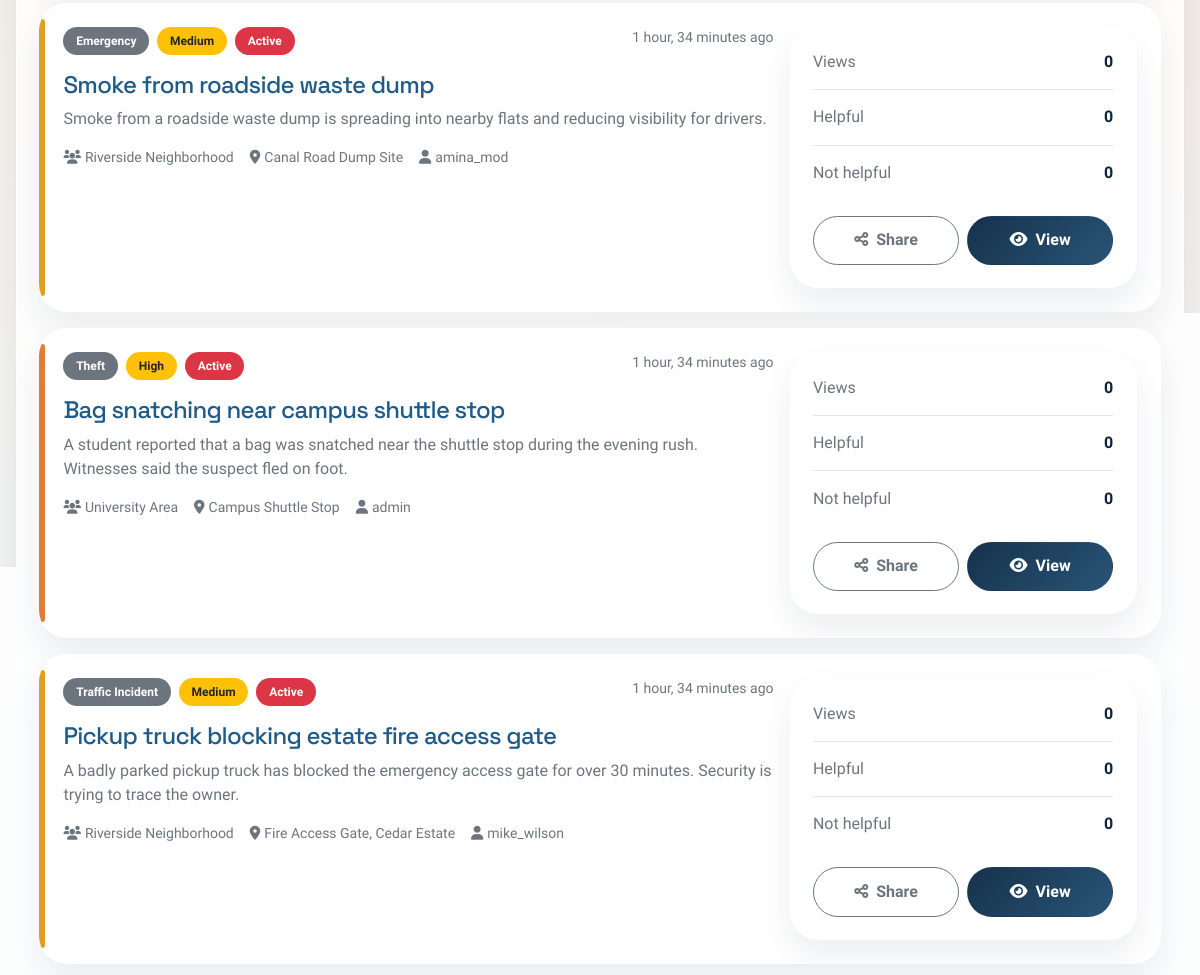
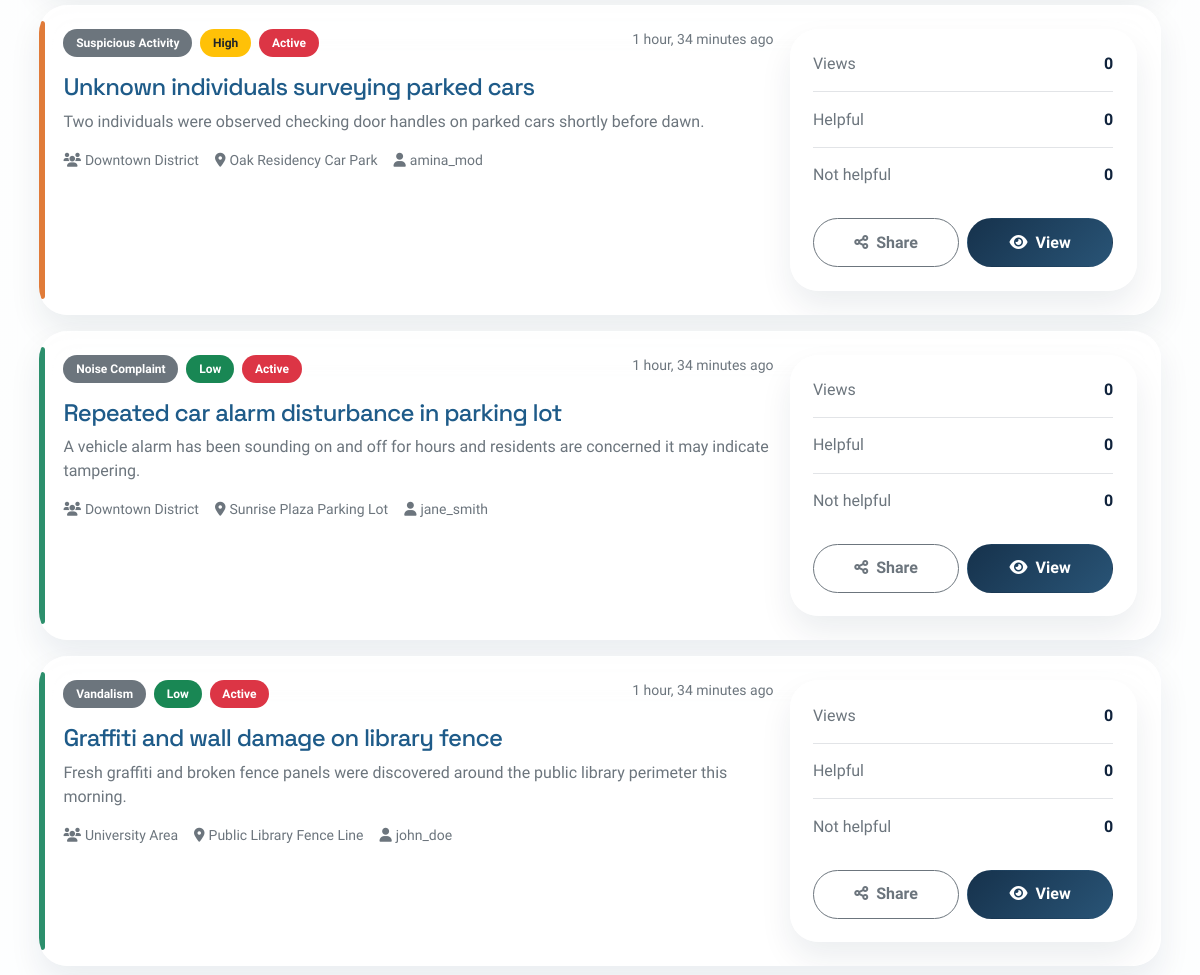
The app's page /alerts/ (middle part), older data (2 pictures, top to bottom).
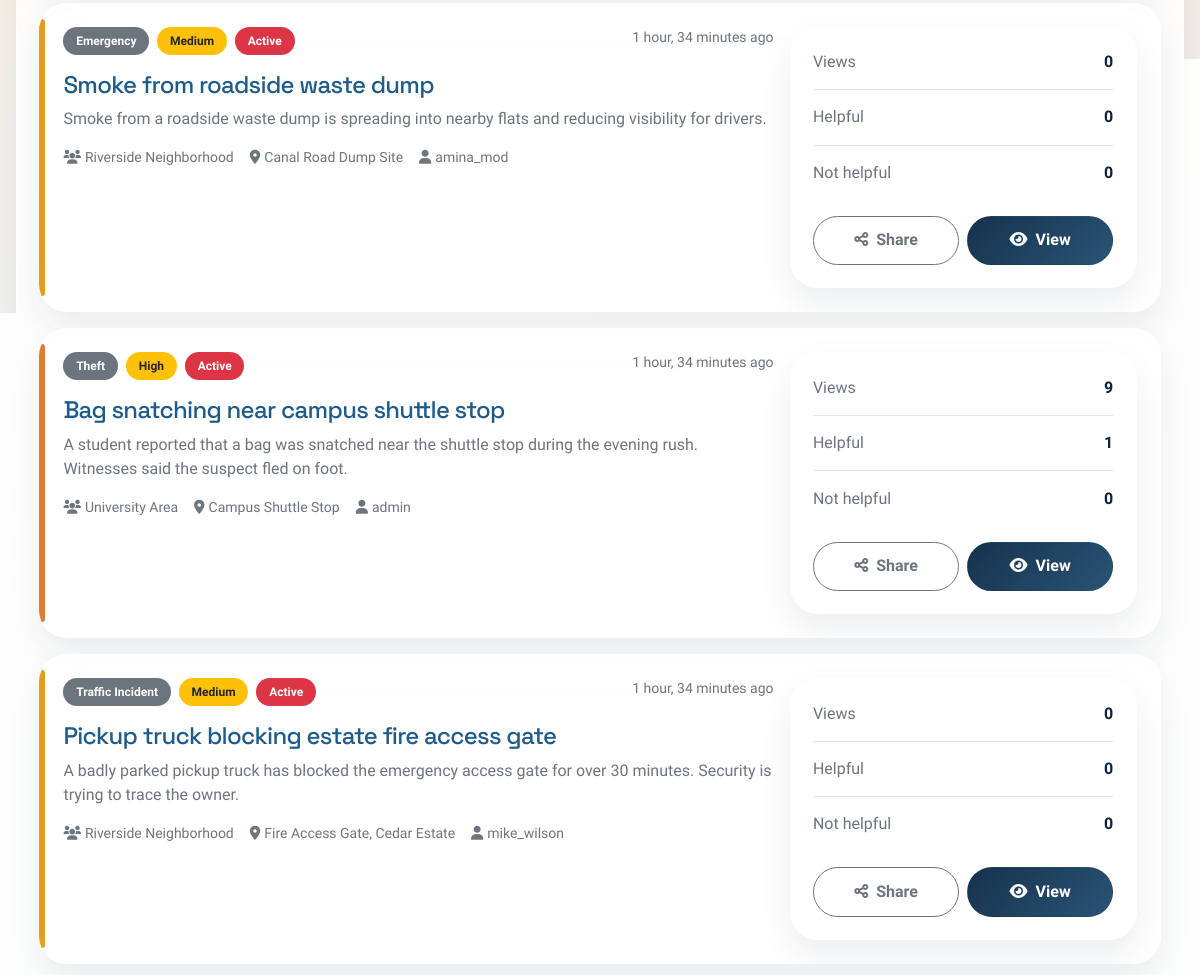
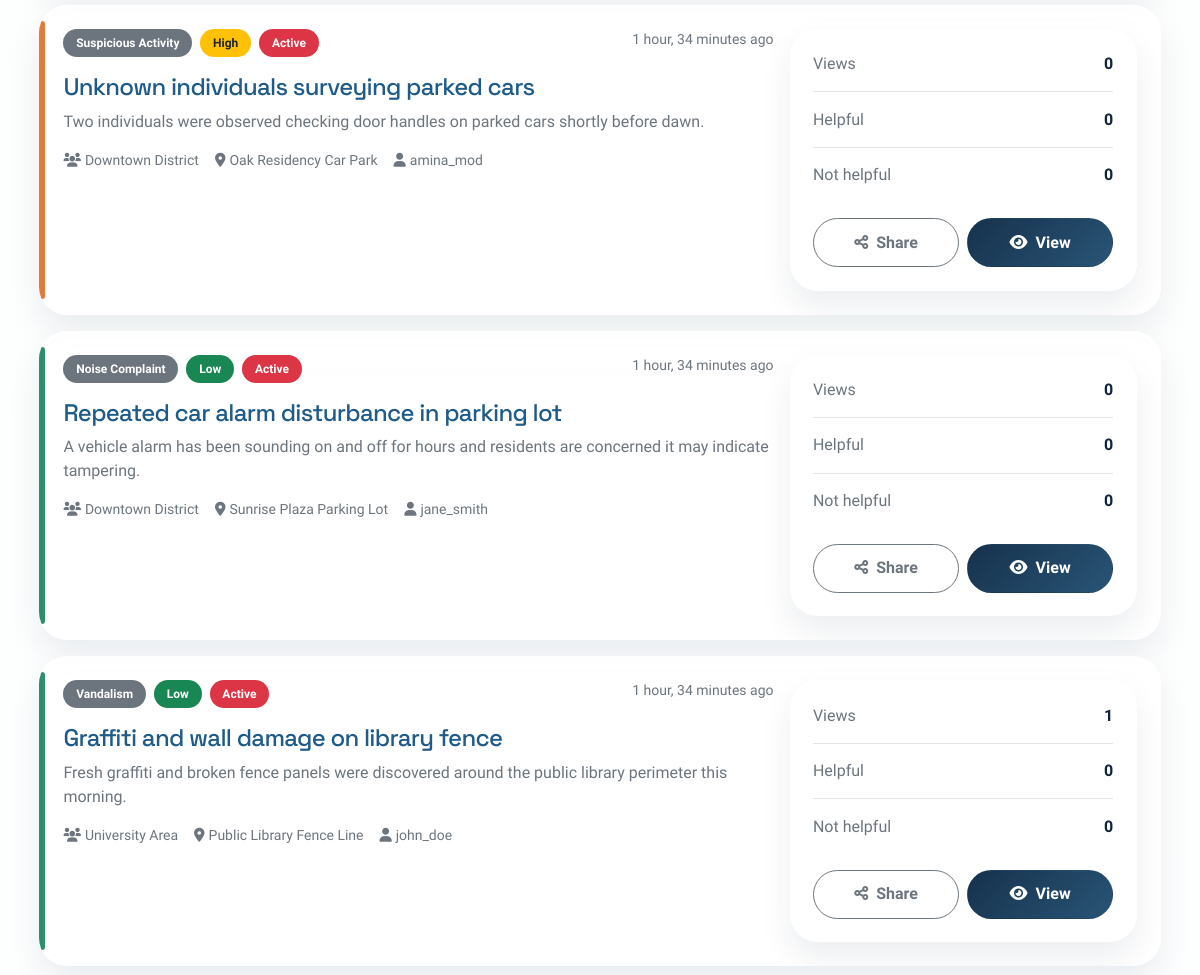
The same page, newer data (2 pictures, top to bottom).
### community/models.py (models this page shows, shortened)
class Alert(models.Model):
    SEVERITY_CHOICES = [
        ('low', 'Low'),
        ('medium', 'Medium'),
        ('high', 'High'),
        ('critical', 'Critical'),
    ]
    STATUS_CHOICES = [
        ('active', 'Active'),
        ('resolved', 'Resolved'),
        ('false_alarm', 'False Alarm'),
        ('under_review', 'Under Review'),
    ]
    id = models.UUIDField(primary_key=True, default=uuid.uuid4, editable=False)
    title = models.CharField(max_length=200)
    description = models.TextField()
    category = models.ForeignKey(AlertCategory, on_delete=models.CASCADE, related_name='alerts')
    severity = models.CharField(max_length=10, choices=SEVERITY_CHOICES, default='medium')
    status = models.CharField(max_length=15, choices=STATUS_CHOICES, default='active')
    community = models.ForeignKey(Community, on_delete=models.CASCADE, related_name='alerts')
    address = models.CharField(max_length=300, blank=True, help_text="Optional specific address or location description")
    created_by = models.ForeignKey(CustomUser, on_delete=models.CASCADE, related_name='created_alerts')
    updated_by = models.ForeignKey(CustomUser, on_delete=models.CASCADE, related_name='updated_alerts', null=True, blank=True)
    incident_datetime = models.DateTimeField(help_text="When the incident occurred")
    created_at = models.DateTimeField(auto_now_add=True)
    updated_at = models.DateTimeField(auto_now=True)
    resolved_at = models.DateTimeField(null=True, blank=True)
    view_count = models.PositiveIntegerField(default=0)
    upvotes = models.PositiveIntegerField(default=0)
    downvotes = models.PositiveIntegerField(default=0)
    is_public = models.BooleanField(default=True)
    is_verified = models.BooleanField(default=False)  # Verified by moderators
    class Meta:
        ordering = ['-created_at']
        indexes = [
            models.Index(fields=['created_at']),
            models.Index(fields=['severity', 'status']),
            models.Index(fields=['community', 'status']),
        ]

class AlertCategory(models.Model):
    name = models.CharField(max_length=100, unique=True)
    description = models.TextField(blank=True)
    icon = models.CharField(max_length=50, blank=True)  # CSS class or icon name
    color = models.CharField(max_length=7, default='#007bff')  # Hex color
    is_active = models.BooleanField(default=True)
    class Meta:
        verbose_name_plural = "Alert Categories"
        ordering = ['name']

class Community(models.Model):
    id = models.UUIDField(primary_key=True, default=uuid.uuid4, editable=False)
    name = models.CharField(max_length=200, unique=True)
    description = models.TextField(blank=True)
    created_by = models.ForeignKey('CustomUser', on_delete=models.CASCADE, related_name='created_communities')
    created_at = models.DateTimeField(auto_now_add=True)
    is_active = models.BooleanField(default=True)
    class Meta:
        verbose_name_plural = "Communities"
        ordering = ['name']

class CustomUser(AbstractUser):
    ROLE_CHOICES = [
        ('member', 'Community Member'),
        ('moderator', 'Moderator'),
        ('admin', 'Administrator'),
    ]
    email = models.EmailField(unique=True)
    phone_number = models.CharField(max_length=20, blank=True)
    role = models.CharField(max_length=10, choices=ROLE_CHOICES, default='member')
    communities = models.ManyToManyField(Community, related_name='members', blank=True)
    email_verified = models.BooleanField(default=False)
    email_verification_token = models.CharField(max_length=100, blank=True)
    email_notifications = models.BooleanField(default=True)
    push_notifications = models.BooleanField(default=True)
    created_at = models.DateTimeField(auto_now_add=True)
    updated_at = models.DateTimeField(auto_now=True)
    USERNAME_FIELD = 'email'
    REQUIRED_FIELDS = ['username']

### community/views.py (the view)
# urls.py: path('alerts/', views.alert_list, name='alert_list'),
def alert_list(request):
    alerts = Alert.objects.filter(is_public=True).select_related(
        'category', 'community', 'created_by'
    ).order_by('-created_at')
    category_id = request.GET.get('category')
    severity = request.GET.get('severity')
    status = request.GET.get('status')
    community_id = request.GET.get('community')
    search = request.GET.get('search')
    if category_id:
        alerts = alerts.filter(category_id=category_id)
    if severity:
        alerts = alerts.filter(severity=severity)
    if status:
        alerts = alerts.filter(status=status)
    if community_id:
        alerts = alerts.filter(community_id=community_id)
    if search:
        alerts = alerts.filter(
            Q(title__icontains=search) |
            Q(description__icontains=search) |
            Q(address__icontains=search)
        )
    paginator = Paginator(alerts, 20)
    page_number = request.GET.get('page')
    page_obj = paginator.get_page(page_number)
    categories = AlertCategory.objects.filter(is_active=True)
    communities = Community.objects.filter(is_active=True)
    context = {
        'page_obj': page_obj,
        'categories': categories,
        'communities': communities,
        'current_filters': {
            'category': category_id,
            'severity': severity,
            'status': status,
            'community': community_id,
            'search': search,
        }
    }
    return render(request, 'community/alert_list.html', context)

### community/context_processors.py (called while the page is built)
def settings_context(request):
    return {
        'settings': {
            'GOOGLE_MAPS_API_KEY': settings.GOOGLE_MAPS_API_KEY,
            'DEFAULT_MAP_CENTER_LAT': settings.DEFAULT_MAP_CENTER_LAT,
            'DEFAULT_MAP_CENTER_LNG': settings.DEFAULT_MAP_CENTER_LNG,
            'DEFAULT_MAP_ZOOM': settings.DEFAULT_MAP_ZOOM,
        },
        'FIREBASE_CONFIG': settings.FIREBASE_CONFIG,
        'VAPID_KEY': settings.VAPID_KEY,
    }

### community/templates/community/alert_list.html (shortened to what this page needs)
{% extends 'base.html' %}
{% block content %}
<div class="stack-md">
    <section class="surface-panel">
        {% if page_obj %}
        <div class="stack-md">
            {% for alert in page_obj %}
            <div class="surface-card list-card alert-card severity-{{ alert.severity }}">
                <div class="card-body p-4">
                    <div class="row g-3 align-items-start">
                        <div class="col-lg-8">
                            <div class="d-flex justify-content-between align-items-start gap-3 flex-wrap mb-3">
                                <div class="d-flex flex-wrap gap-2">
                                    <span class="badge bg-secondary">{{ alert.category.name }}</span>
                                    <span class="badge {% if alert.severity == 'low' %}bg-success{% elif alert.severity == 'medium' %}bg-warning text-dark{% elif alert.severity == 'high' %}bg-warning text-dark{% else %}bg-danger{% endif %}">{{ alert.get_severity_display }}</span>
                                    <span class="badge {% if alert.status == 'active' %}bg-danger{% elif alert.status == 'resolved' %}bg-success{% elif alert.status == 'under_review' %}bg-info{% else %}bg-dark{% endif %}">{{ alert.get_status_display }}</span>
                                </div>
                                <small class="text-muted">{{ alert.created_at|timesince }} ago</small>
                            </div>
                            <h3 class="h4 mb-2"><a href="{% url 'alert_detail' alert.id %}">{{ alert.title }}</a></h3>
                            <p class="text-muted mb-3">{{ alert.description|truncatewords:28 }}</p>
                            <div class="d-flex flex-wrap gap-3 text-muted small">
                                <span><i class="fas fa-users me-1"></i>{{ alert.community.name }}</span>
                                {% if alert.address %}<span><i class="fas fa-map-marker-alt me-1"></i>{{ alert.address|truncatechars:40 }}</span>{% endif %}
                                <span><i class="fas fa-user me-1"></i>{{ alert.created_by.username }}</span>
                            </div>
                        </div>
                        <div class="col-lg-4">
                            <div class="surface-panel h-100">
                                <div class="table-like-list">
                                    <div class="row-item pt-0">
                                        <span class="text-muted">Views</span>
                                        <strong>{{ alert.view_count }}</strong>
                                    </div>
                                    <div class="row-item">
                                        <span class="text-muted">Helpful</span>
                                        <strong>{{ alert.upvotes }}</strong>
                                    </div>
                                    <div class="row-item">
                                        <span class="text-muted">Not helpful</span>
                                        <strong>{{ alert.downvotes }}</strong>
                                    </div>
                                </div>
                                <div class="d-flex gap-2 mt-3">
                                    <button type="button" class="btn btn-outline-secondary w-100" onclick="shareAlert('{{ alert.id }}');"><i class="fas fa-share-alt me-2"></i>Share</button>
                                    <a href="{% url 'alert_detail' alert.id %}" class="btn btn-primary w-100"><i class="fas fa-eye me-2"></i>View</a>
                                </div>
                            </div>
                        </div>
                    </div>
                </div>
            </div>
            {% endfor %}
        </div>
        {% else %}
        <div class="text-center py-5">
            <i class="fas fa-search fa-3x text-muted mb-3"></i>
            <h3 class="h4">No alerts found</h3>
            <p class="text-muted">Try changing your filters or clear the search to widen the feed.</p>
        </div>
        {% endif %}
    </section>
</div>
{% endblock %}

Row changes from the older to the newer data that the page shows:
changed Alert "Bag snatching near campus shuttle stop": view_count "0" → "9"; upvotes "0" → "1"
changed Alert "Graffiti and wall damage on library fence": view_count "0" → "1"
